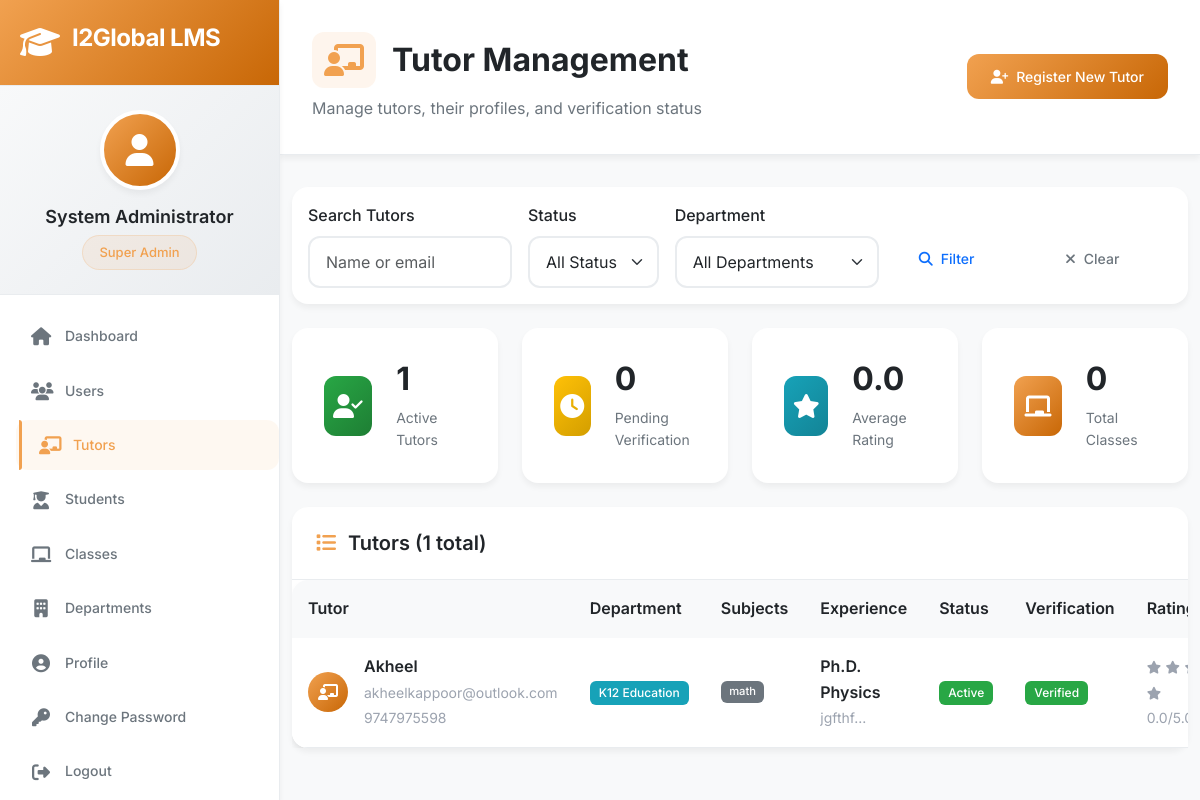
The app's page /admin/tutors (signed in), older data.
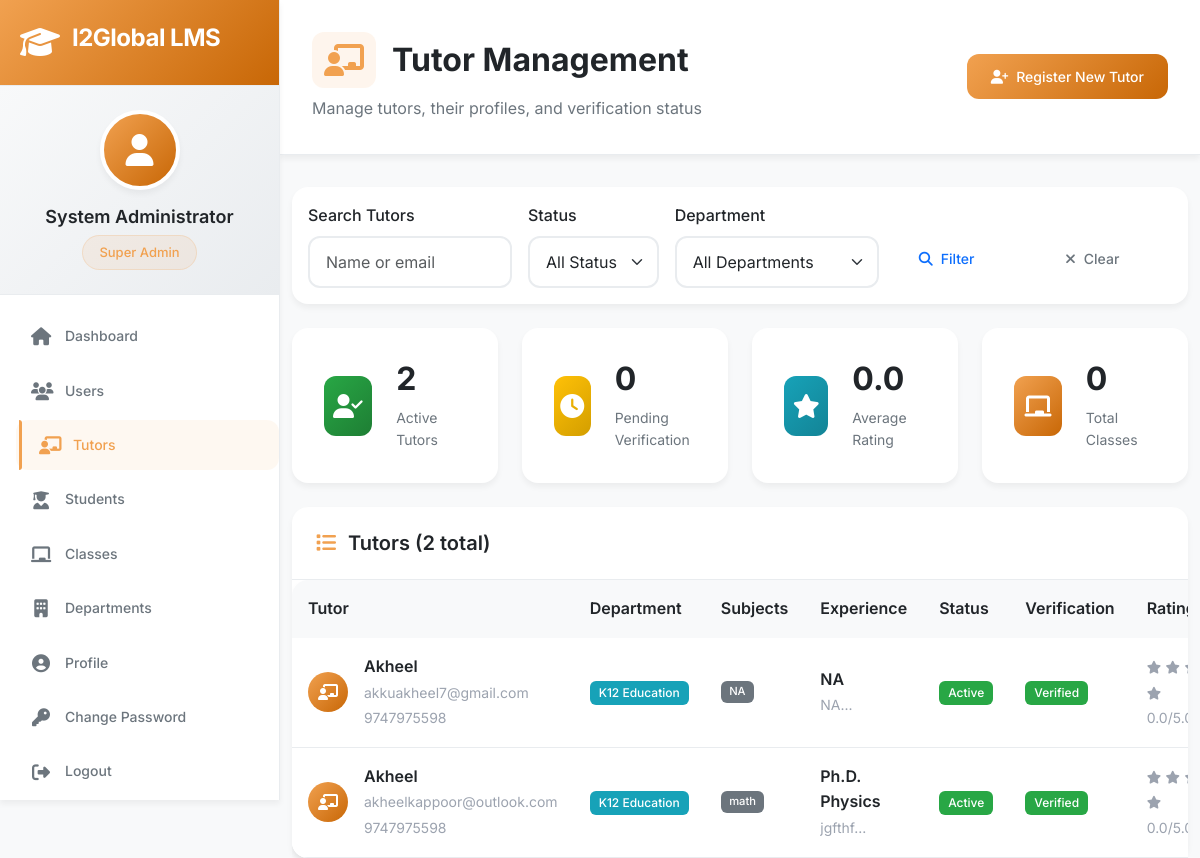
The same page, newer data.
### app/models/tutor.py (models this page shows, shortened)
class Tutor(db.Model):
    __tablename__ = 'tutors'
    id = db.Column(db.Integer, primary_key=True)
    user_id = db.Column(db.Integer, db.ForeignKey('users.id'), unique=True, nullable=False)
    qualification = db.Column(db.String(200), nullable=False)
    experience = db.Column(db.Text)  # Years and background
    subjects = db.Column(db.Text)  # JSON array of subjects
    grades = db.Column(db.Text)  # JSON array of grade levels
    boards = db.Column(db.Text)  # JSON array of education boards
    availability = db.Column(db.Text)  # JSON object for weekly schedule
    salary_type = db.Column(db.String(20), nullable=False)  # 'monthly' or 'hourly'
    monthly_salary = db.Column(db.Float)
    hourly_rate = db.Column(db.Float)
    documents = db.Column(db.Text)  # JSON object with document file paths
    demo_video = db.Column(db.String(200))
    interview_video = db.Column(db.String(200))
    bank_details = db.Column(db.Text)  # JSON object with banking info
    status = db.Column(db.String(20), default='pending')  # pending, active, inactive, suspended
    verification_status = db.Column(db.String(20), default='pending')  # pending, verified, rejected
    rating = db.Column(db.Float, default=0.0)
    total_classes = db.Column(db.Integer, default=0)
    completed_classes = db.Column(db.Integer, default=0)
    created_at = db.Column(db.DateTime, default=datetime.utcnow)
    last_class = db.Column(db.DateTime)
    def get_subjects(self):
        if self.subjects:
            try:
                return json.loads(self.subjects)
            except:
                return []
        return []
    def get_status_display(self):
        status_map = {
            'pending': 'Pending Review',
            'active': 'Active',
            'inactive': 'Inactive',
            'suspended': 'Suspended'
        }
        return status_map.get(self.status, self.status.title())

### app/models/user.py (models this page shows, shortened)
class User(UserMixin, db.Model):
    __tablename__ = 'users'
    id = db.Column(db.Integer, primary_key=True)
    username = db.Column(db.String(80), unique=True, nullable=False, index=True)
    email = db.Column(db.String(120), unique=True, nullable=False, index=True)
    password_hash = db.Column(db.String(255), nullable=False)
    full_name = db.Column(db.String(100), nullable=False)
    phone = db.Column(db.String(20))
    address = db.Column(db.Text)
    profile_picture = db.Column(db.String(100))
    role = db.Column(db.String(20), nullable=False, default='tutor')  # superadmin, admin, coordinator, tutor
    department_id = db.Column(db.Integer, db.ForeignKey('departments.id'))
    is_active = db.Column(db.Boolean, default=True)
    is_verified = db.Column(db.Boolean, default=False)
    created_at = db.Column(db.DateTime, default=datetime.utcnow)
    last_login = db.Column(db.DateTime)
    joining_date = db.Column(db.Date)
    working_hours = db.Column(db.String(50))  # "9:00 AM - 6:00 PM"
    emergency_contact = db.Column(db.Text)  # JSON string
    department = db.relationship('Department', foreign_keys=[department_id], backref='users', lazy=True)
    tutor_profile = db.relationship('Tutor', backref='user', uselist=False, lazy=True)
    def has_permission(self, permission):
        if self.role == 'superadmin':
            return True
    def get_role_display(self):
        role_map = {
            'superadmin': 'Super Admin',
            'admin': 'Admin',
            'coordinator': 'Coordinator',
            'tutor': 'Tutor'
        }
        return role_map.get(self.role, self.role.title())

### app/models/department.py (models this page shows, shortened)
class Department(db.Model):
    __tablename__ = 'departments'
    id = db.Column(db.Integer, primary_key=True)
    name = db.Column(db.String(50), unique=True, nullable=False)
    code = db.Column(db.String(10), unique=True, nullable=False)  # K12, TT, UPSKILL
    description = db.Column(db.Text)
    permissions = db.Column(db.Text)  # JSON string of permissions
    is_active = db.Column(db.Boolean, default=True)
    created_at = db.Column(db.DateTime, default=datetime.utcnow)
    created_by = db.Column(db.Integer, db.ForeignKey('users.id'))
    settings = db.Column(db.Text)  # JSON string for department-specific settings

### app/routes/admin.py (the view)
@bp.route('/tutors')
@login_required
@admin_required
def tutors():
    page = request.args.get('page', 1, type=int)
    status_filter = request.args.get('status', '')
    dept_filter = request.args.get('department', '', type=int)
    search = request.args.get('search', '')
    query = Tutor.query.join(User)
    if status_filter:
        query = query.filter(Tutor.status == status_filter)
    if dept_filter:
        query = query.filter(User.department_id == dept_filter)
    if search:
        query = query.filter(User.full_name.contains(search))
    tutors = query.order_by(Tutor.created_at.desc()).paginate(
        page=page, per_page=20, error_out=False
    )
    departments = Department.query.filter_by(is_active=True).all()
    return render_template('admin/tutors.html', tutors=tutors, departments=departments)

### app/models/user.py (called while the page is built)
@login.user_loader
def load_user(user_id):
    return User.query.get(int(user_id))

### app/routes/admin.py (called while the page is built)
def admin_required(f):
    @wraps(f)
    def decorated_function(*args, **kwargs):
        if current_user.role not in ['superadmin', 'admin', 'coordinator']:
            flash('Access denied. Insufficient permissions.', 'error')
            return redirect(url_for('dashboard.index'))
        return f(*args, **kwargs)
    return decorated_function

### app/templates/admin/tutors.html (shortened to what the changed rows need)
{% extends "base.html" %}
{% block content %}
<div class="page-header">
    <div class="d-flex justify-content-between align-items-center">
        <div>
            <h1 class="page-title">
                <i class="fas fa-chalkboard-teacher"></i>
                Tutor Management
            </h1>
        </div>
    </div>
</div>
<div class="container-fluid">
    <div class="row g-4 mb-4">
        <div class="col-lg-3 col-md-6">
            <div class="stat-card">
                <div class="stat-content">
                    <h3>{{ tutors.items|selectattr('status', 'equalto', 'active')|list|length }}</h3>
                    <p>Active Tutors</p>
                </div>
            </div>
        </div>
    </div>
    <div class="card">
        <div class="card-header">
            <h5 class="card-title mb-0">
                <i class="fas fa-list"></i>
                Tutors ({{ tutors.total }} total)
            </h5>
        </div>
        <div class="card-body p-0">
            {% if tutors.items %}
            <div class="table-responsive">
                <table class="table table-hover mb-0">
                    <thead>
                        <tr>
                            <th>Tutor</th>
                            <th>Department</th>
                            <th>Subjects</th>
                            <th>Experience</th>
                            <th>Status</th>
                            <th>Verification</th>
                            <th>Rating</th>
                        </tr>
                    </thead>
                    <tbody>
                        {% for tutor in tutors.items %}
                        <tr>
                            <td>
                                <div class="d-flex align-items-center">
                                    <div class="tutor-avatar me-3">
                                        {% if tutor.user.profile_picture %}
                                            <img src="{{ url_for('static', filename='uploads/profiles/' + tutor.user.profile_picture) }}"
                                                 alt="Avatar" class="rounded-circle" width="40" height="40">
                                        {% else %}
                                            <div class="avatar-placeholder">
                                                <i class="fas fa-chalkboard-teacher"></i>
                                            </div>
                                        {% endif %}
                                    </div>
                                    <div>
                                        <div class="fw-semibold">{{ tutor.user.full_name }}</div>
                                        <small class="text-muted">{{ tutor.user.email }}</small><br>
                                        <small class="text-muted">{{ tutor.user.phone }}</small>
                                    </div>
                                </div>
                            </td>
                            <td>
                                {% if tutor.user.department %}
                                    <span class="badge badge-info">{{ tutor.user.department.name }}</span>
                                {% else %}
                                    <span class="text-muted">-</span>
                                {% endif %}
                            </td>
                            <td>
                                <div class="subjects-list">
                                    {% for subject in tutor.get_subjects()[:2] %}
                                        <span class="badge badge-secondary me-1">{{ subject }}</span>
                                    {% endfor %}
                                </div>
                            </td>
                            <td>
                                <span class="fw-semibold">{{ tutor.qualification }}</span><br>
                                <small class="text-muted">{{ tutor.experience[:50] }}...</small>
                            </td>
                            <td>
                                <span class="badge badge-{{ 'success' if tutor.status == 'active' else 'warning' if tutor.status == 'pending' else 'danger' }}">
                                    {{ tutor.get_status_display() }}
                                </span>
                            </td>
                            <td>
                                <span class="badge badge-{{ 'success' if tutor.verification_status == 'verified' else 'warning' if tutor.verification_status == 'pending' else 'danger' }}">
                                    {{ tutor.verification_status|title }}
                                </span>
                            </td>
                            <td>
                                <div class="rating">
                                    {% for i in range(5) %}
                                        <i class="fas fa-star {% if i < tutor.rating %}text-warning{% else %}text-muted{% endif %}"></i>
                                    {% endfor %}
                                    <br>
                                    <small class="text-muted">{{ "%.1f"|format(tutor.rating) }}/5.0</small>
                                </div>
                            </td>
                        </tr>
                        {% endfor %}
                    </tbody>
                </table>
            </div>
            {% endif %}
        </div>
    </div>
</div>
{% endblock %}

Row changes from the older to the newer data that the page shows:
added Tutor: user.full_name "Akheel", user.email "akkuakheel7@gmail.com", user.phone "9747975598", user.department.name "K12 Education", 2 "NA", qualification "NA", experience "NA", status "Active", verification_status "Verified", rating "0.0"
Text that changed along with them:
{{ tutors.items|selectattr('status', 'equalto', 'active')|list|length }}: "1" → "2"
{{ tutors.total }}: "1" → "2"
